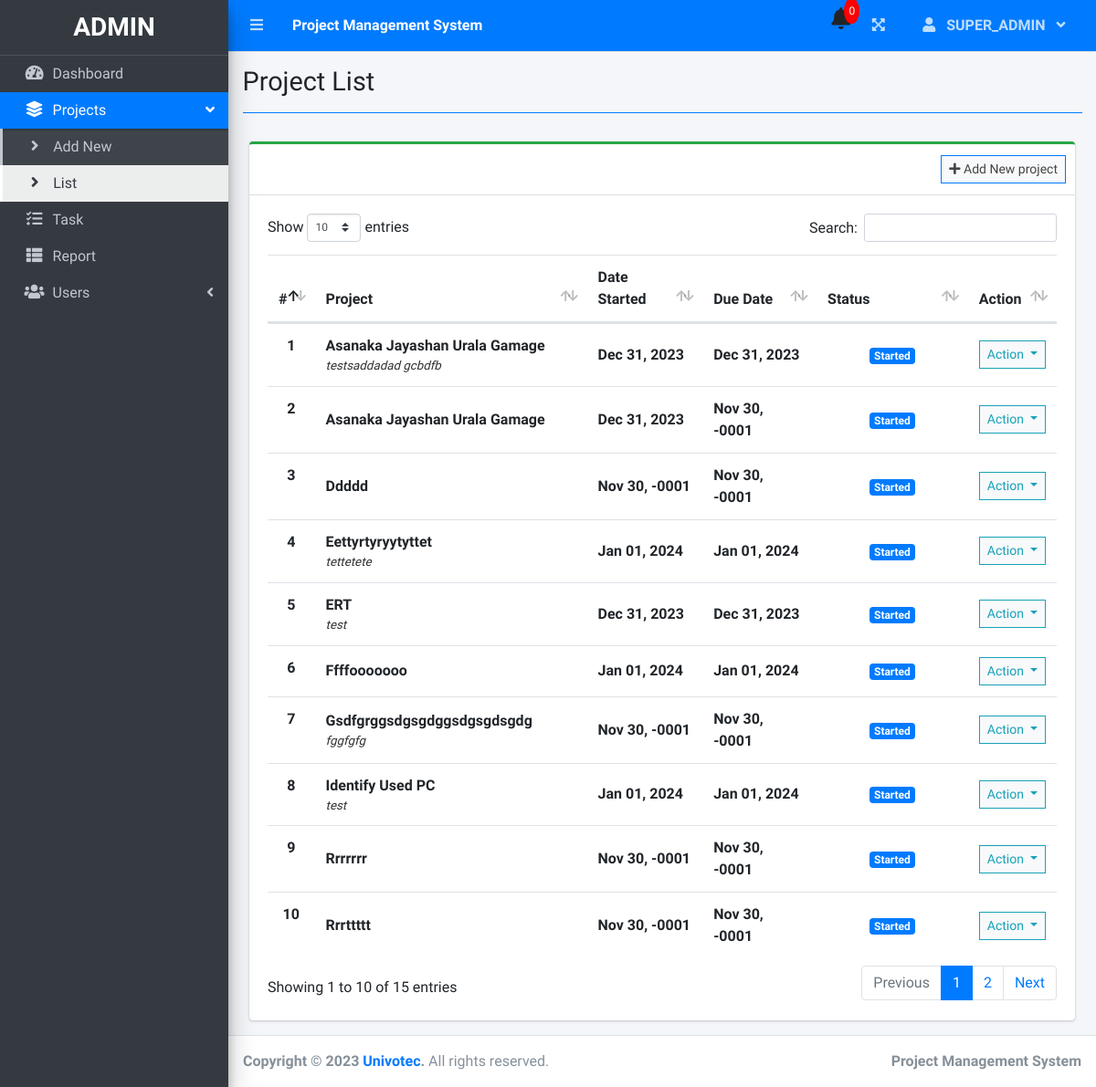
The app's page /index.php?page=project_list (signed in) with its own data.
### tables this page shows
CREATE TABLE `project_list` (
  `id` int(30) NOT NULL,
  `name` varchar(200) NOT NULL,
  `description` text NOT NULL,
  `status` tinyint(2) NOT NULL,
  `start_date` date NOT NULL,
  `review_brief_date` date NOT NULL,
  `design_date` date NOT NULL,
  `development_date` date NOT NULL,
  `site_test_date` date NOT NULL,
  `uat_date` date NOT NULL,
  `go_live_date` date NOT NULL,
  `end_date` date NOT NULL,
  `manager_id` int(30) NOT NULL,
  `user_ids` text NOT NULL,
  `date_created` datetime NOT NULL DEFAULT current_timestamp()
);

### project_list.php (the view, shortened to what this page needs)
<?php include'db_connect.php' ?>
<div class="col-lg-12">
	<div class="card card-outline card-success">
		<div class="card-header">
            <?php if($_SESSION['login_type'] != 3): ?>
			<div class="card-tools">
				<a class="btn btn-block btn-sm btn-default btn-flat border-primary" href="./index.php?page=new_project"><i class="fa fa-plus"></i> Add New project</a>
			</div>
            <?php endif; ?>
		</div>
		<div class="card-body">
			<table class="table tabe-hover table-condensed" id="list">
				<colgroup>
					<col width="5%">
					<col width="35%">
					<col width="15%">
					<col width="15%">
					<col width="20%">
					<col width="10%">
				</colgroup>
				<thead>
					<tr>
						<th class="text-center">#</th>
						<th>Project</th>
						<th>Date Started</th>
						<th>Due Date</th>
						<th>Status</th>
						<th>Action</th>
					</tr>
				</thead>
				<tbody>
					<?php
					$i = 1;
					$stat = array("Pending","Started","On-Progress","On-Hold","Over Due","Done");
					$where = "";
					$qry = $conn->query("SELECT * FROM project_list $where order by name asc");
					while($row= $qry->fetch_assoc()):
						$trans = get_html_translation_table(HTML_ENTITIES,ENT_QUOTES);
						unset($trans["\""], $trans["<"], $trans[">"], $trans["<h2"]);
						$desc = strtr(html_entity_decode($row['description']),$trans);
						$desc=str_replace(array("<li>","</li>"), array("",", "), $desc);
		                $cprog = $conn->query("SELECT * FROM task_list where project_id = {$row['id']} and status = 3")->num_rows;
		                $prod = $conn->query("SELECT * FROM user_productivity where project_id = {$row['id']}")->num_rows;
						if($row['status'] == 0 && strtotime(date('Y-m-d')) >= strtotime($row['start_date'])):
						if($prod  > 0  || $cprog > 0)
		                  $row['status'] = 2;
		                else
		                  $row['status'] = 1;
						elseif($row['status'] == 0 && strtotime(date('Y-m-d')) > strtotime($row['end_date'])):
						$row['status'] = 4;
						endif;
					?>
					<tr>
						<th class="text-center"><?php echo $i++ ?></th>
						<td>
							<p><b><?php echo ucwords($row['name']) ?></b></p>
							<p class="truncate"><?php echo strip_tags($desc) ?></p>
						</td>
						<td><b><?php echo date("M d, Y",strtotime($row['start_date'])) ?></b></td>
						<td><b><?php echo date("M d, Y",strtotime($row['end_date'])) ?></b></td>
						<td class="text-center">
							<?php
							  if($stat[$row['status']] =='Pending'){
							  	echo "<span class='badge badge-secondary'>{$stat[$row['status']]}</span>";
							  }elseif($stat[$row['status']] =='Started'){
							  	echo "<span class='badge badge-primary'>{$stat[$row['status']]}</span>";
							  }elseif($stat[$row['status']] =='On-Progress'){
							  	echo "<span class='badge badge-info'>{$stat[$row['status']]}</span>";
							  }elseif($stat[$row['status']] =='On-Hold'){
							  	echo "<span class='badge badge-warning'>{$stat[$row['status']]}</span>";
							  }elseif($stat[$row['status']] =='Over Due'){
							  	echo "<span class='badge badge-danger'>{$stat[$row['status']]}</span>";
							  }elseif($stat[$row['status']] =='Done'){
							  	echo "<span class='badge badge-success'>{$stat[$row['status']]}</span>";
							  }
							?>
						</td>
						<td class="text-center">
							<button type="button" class="btn btn-default btn-sm btn-flat border-info wave-effect text-info dropdown-toggle" data-toggle="dropdown" aria-expanded="true">
		                      Action
		                    </button>
						</td>
					</tr>
				<?php endwhile; ?>
				</tbody>
			</table>
		</div>
	</div>
</div>

### project_list.php (style rules this page uses)
table p { margin: unset !important; }
table td { vertical-align: middle !important }

### records on screen
project_list: name "Asanaka Jayashan Urala Gamage", description "testsaddadad gcbdfb", start_date "Dec 31, 2023", end_date "Dec 31, 2023", status "Started"
project_list: name "Asanaka Jayashan Urala Gamage", start_date "Dec 31, 2023", end_date "Nov 30, -0001", status "Started"
project_list: name "Ddddd", start_date "Nov 30, -0001", end_date "Nov 30, -0001", status "Started"
project_list: name "Eettyrtyryytyttet", description "tettetete", start_date "Jan 01, 2024", end_date "Jan 01, 2024", status "Started"
project_list: name "ERT", description "test", start_date "Dec 31, 2023", end_date "Dec 31, 2023", status "Started"
project_list: name "Ffffooooooo", start_date "Jan 01, 2024", end_date "Jan 01, 2024", status "Started"
project_list: name "Gsdfgrggsdgsgdggsdgsgdsgdg", description "fggfgfg", start_date "Nov 30, -0001", end_date "Nov 30, -0001", status "Started"
project_list: name "Identify Used PC", description "test", start_date "Jan 01, 2024", end_date "Jan 01, 2024", status "Started"
project_list: name "Rrrrrrr", start_date "Nov 30, -0001", end_date "Nov 30, -0001", status "Started"
project_list: name "Rrrttttt", start_date "Nov 30, -0001", end_date "Nov 30, -0001", status "Started"

### other values on screen
$_SESSION['system']['name'] "Project Management System"
$_SESSION['login_firstname'] "SUPER_ADMIN"
$title "Project List"
